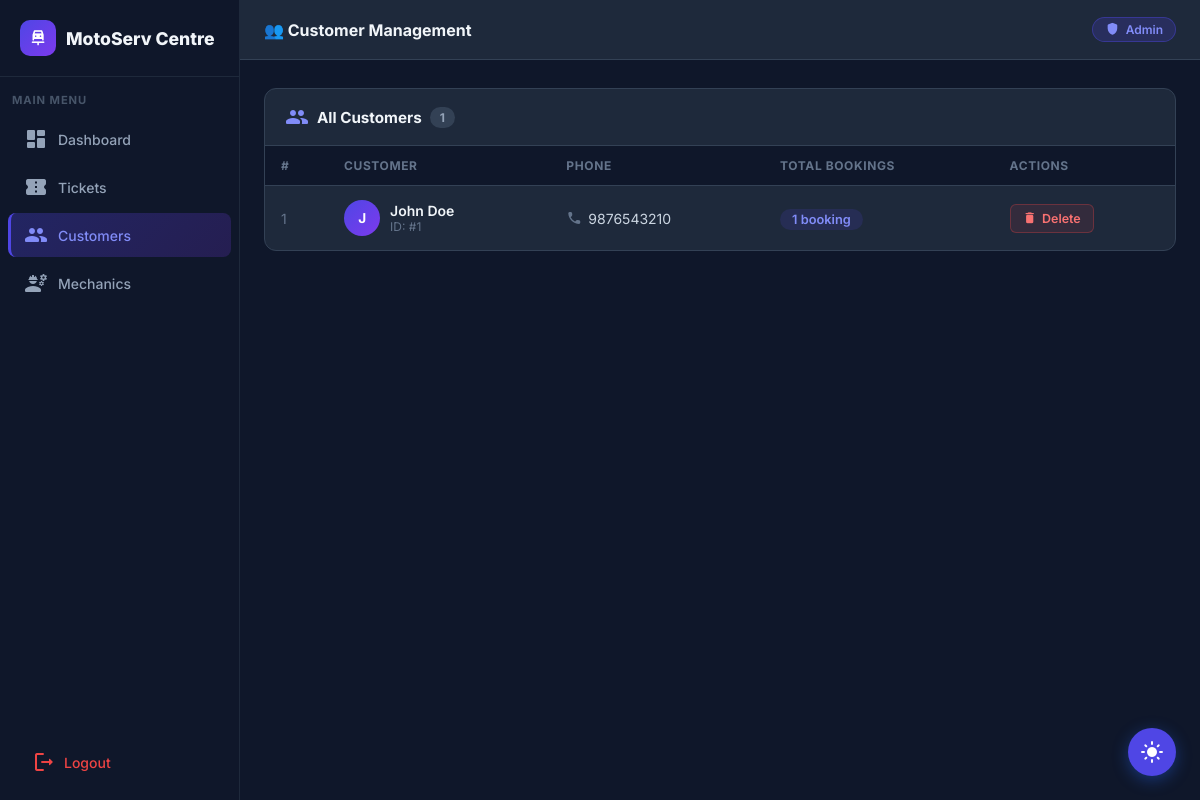
The page /admin/customers (signed in) on the database as committed earlier.
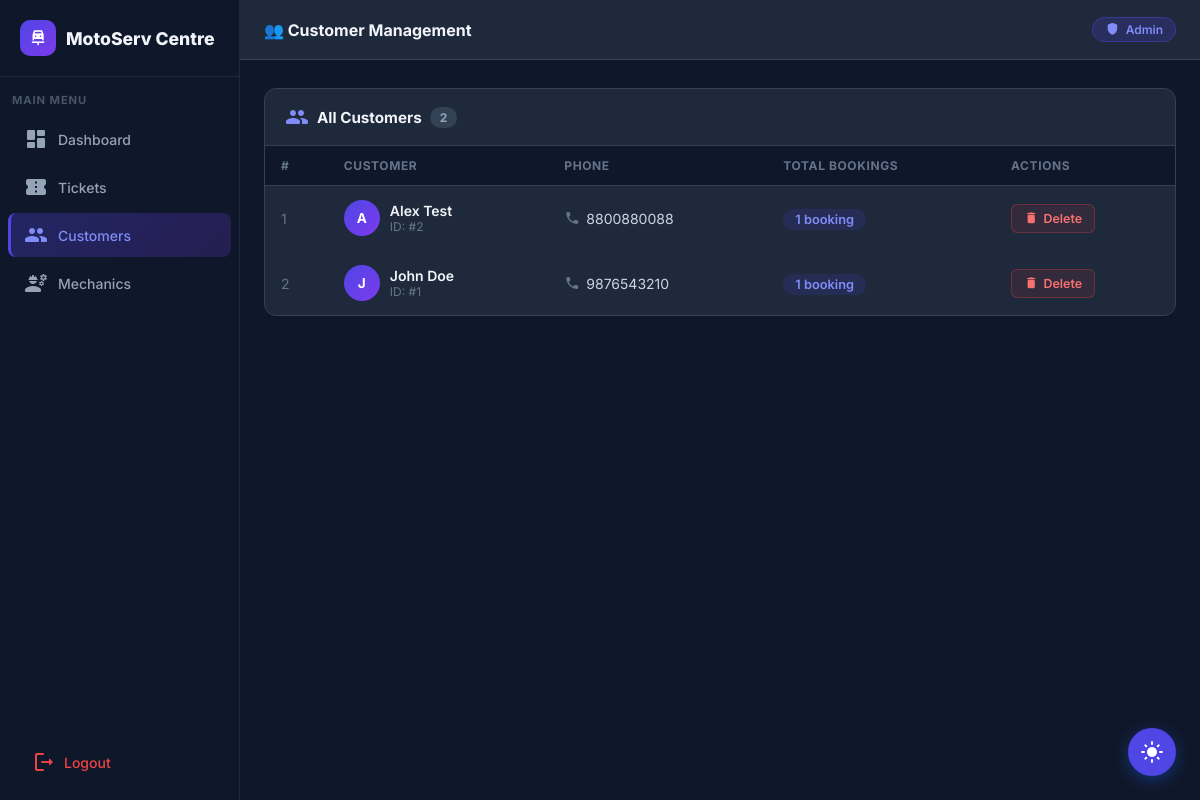
The same page on the database as committed later.
### tables this page shows
CREATE TABLE customers (
            id       INTEGER PRIMARY KEY AUTOINCREMENT,
            name     TEXT    NOT NULL,
            phone    TEXT    NOT NULL UNIQUE,
            password TEXT    NOT NULL
        , email TEXT DEFAULT '');

### admin.py (the view)
@admin_bp.route("/customers")
@admin_required
def admin_customers():
    conn = get_db()
    customers = conn.execute("""
        SELECT c.*, COUNT(b.id) as booking_count
        FROM customers c
        LEFT JOIN bookings b ON c.id=b.customer_id
        GROUP BY c.id ORDER BY c.id DESC
    """).fetchall()
    conn.close()
    return render_template("admin_customers.html", customers=customers)

### admin.py (called while the page is built)
def get_db():
    conn = sqlite3.connect(DB_PATH, timeout=10)
    conn.row_factory = sqlite3.Row
    return conn

def admin_required(f):
    from functools import wraps
    @wraps(f)
    def decorated(*args, **kwargs):
        if not session.get("is_admin"):
            flash("Admin access required.", "warning")
            return redirect(url_for("admin.admin_login"))
        return f(*args, **kwargs)
    return decorated

### templates/admin_customers.html (shortened to what the changed rows need)
{% extends "base.html" %}
{% block body %}
<div class="admin-layout">
    <main class="admin-main">
        <div class="admin-topbar">
            <h2>👥 Customer Management</h2>
        </div>
        <div class="admin-content">
            <div class="admin-card fade-up">
                <div class="admin-card-header">
                    <h3>
                        <span class="material-icons-round" style="color:#818CF8">people</span>
                        All Customers
                        <span
                            style="background:#334155;color:#94A3B8;border-radius:20px;font-size:.75rem;padding:3px 10px">{{
                            customers|length }}</span>
                    </h3>
                </div>
                {% if customers %}
                <div style="overflow-x:auto">
                    <table class="admin-table">
                        <thead>
                            <tr>
                                <th>#</th>
                                <th>Customer</th>
                                <th>Phone</th>
                                <th>Total Bookings</th>
                                <th>Actions</th>
                            </tr>
                        </thead>
                        <tbody>
                            {% for c in customers %}
                            <tr>
                                <td style="color:#64748B">{{ loop.index }}</td>
                                <td>
                                    <div style="display:flex;align-items:center">
                                        <span class="avatar">{{ c.name[0].upper() }}</span>
                                        <div>
                                            <div style="color:#F1F5F9;font-weight:600">{{ c.name }}</div>
                                            <div style="font-size:.75rem;color:#64748B">ID: #{{ c.id }}</div>
                                        </div>
                                    </div>
                                </td>
                                <td>
                                    <div style="display:flex;align-items:center;gap:6px">
                                        <span class="material-icons-round"
                                            style="font-size:1rem;color:#64748B">phone</span>
                                        {{ c.phone }}
                                    </div>
                                </td>
                                <td>
                                    <span style="background:rgba(79,70,229,.15);color:#818CF8;
                    border-radius:20px;padding:3px 12px;font-size:.8rem;font-weight:600">
                                        {{ c.booking_count }} booking{{ 's' if c.booking_count != 1 else '' }}
                                    </span>
                                </td>
                                <td>
                                    <form method="POST"
                                        action="{{ url_for('admin.delete_customer', customer_id=c.id) }}"
                                        onsubmit="return confirm('Delete {{ c.name }} and all their bookings? This cannot be undone.')">
                                        <button type="submit" style="padding:6px 12px;border-radius:6px;font-size:.78rem;font-weight:600;
                      cursor:pointer;border:1px solid rgba(239,68,68,.3);background:rgba(239,68,68,.1);
                      color:#F87171;font-family:'Inter',sans-serif;display:flex;align-items:center;gap:5px;
                      transition:all .2s" onmouseover="this.style.background='rgba(239,68,68,.3)'"
                                            onmouseout="this.style.background='rgba(239,68,68,.1)'">
                                            <span class="material-icons-round" style="font-size:.9rem">delete</span>
                                            Delete
                                        </button>
                                    </form>
                                </td>
                            </tr>
                            {% endfor %}
                        </tbody>
                    </table>
                </div>
                {% else %}
                <div class="empty-state" style="color:#64748B;padding:60px">
                    <span class="material-icons-round" style="color:#334155">people_outline</span>
                    <p>No customers registered yet.</p>
                </div>
                {% endif %}
            </div>
        </div>
    </main>
</div>
{% endblock %}

Rows that differ between the two databases and show on the page:
added customers: name "A", name "Alex Test", id "2", phone "8800880088", booking_count "1"
Other text that changed with them:
{{ customers|length }}: "1" → "2"
